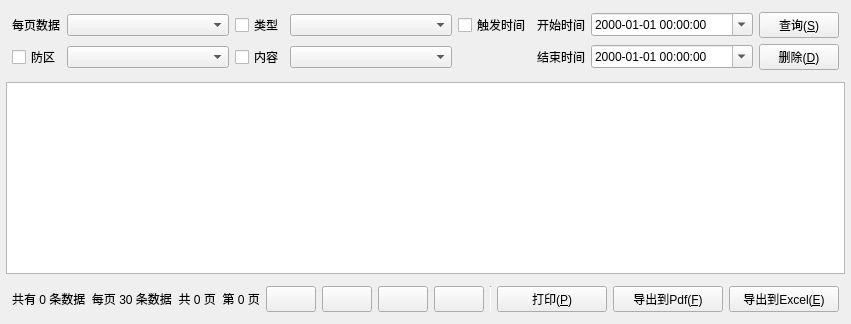
     <widget class="QWidget" name="page_data">
      <layout class="QVBoxLayout" name="verticalLayout_8">
       <property name="leftMargin">
        <number>6</number>
       </property>
       <property name="topMargin">
        <number>6</number>
       </property>
       <property name="rightMargin">
        <number>6</number>
       </property>
       <property name="bottomMargin">
        <number>6</number>
       </property>
       <item>
        <widget class="QFrame" name="gboxTop">
         <property name="styleSheet">
          <string notr="true"/>
         </property>
         <layout class="QGridLayout" name="gridLayout_2">
          <property name="leftMargin">
           <number>6</number>
          </property>
          <property name="topMargin">
           <number>6</number>
          </property>
          <property name="rightMargin">
           <number>6</number>
          </property>
          <property name="bottomMargin">
           <number>6</number>
          </property>
          <item row="0" column="1">
           <widget class="QComboBox" name="cboxPageCount">
            <property name="sizePolicy">
             <sizepolicy hsizetype="Expanding" vsizetype="Fixed">
              <horstretch>0</horstretch>
              <verstretch>0</verstretch>
             </sizepolicy>
            </property>
           </widget>
          </item>
          <item row="0" column="6">
           <widget class="QDateTimeEdit" name="dateStart">
            <property name="sizePolicy">
             <sizepolicy hsizetype="Expanding" vsizetype="Fixed">
              <horstretch>0</horstretch>
              <verstretch>0</verstretch>
             </sizepolicy>
            </property>
            <property name="styleSheet">
             <string notr="true"/>
            </property>
            <property name="displayFormat">
             <string>yyyy-MM-dd HH:mm:ss</string>
            </property>
            <property name="calendarPopup">
             <bool>true</bool>
            </property>
           </widget>
          </item>
          <item row="0" column="11">
           <widget class="QPushButton" name="btnSelect">
            <property name="minimumSize">
             <size>
              <width>80</width>
              <height>0</height>
             </size>
            </property>
            <property name="text">
             <string>查询(&amp;S)</string>
            </property>
            <property name="icon">
             <iconset resource="other/rc.qrc">
              <normaloff>:/image/btn_ok.png</normaloff>:/image/btn_ok.png</iconset>
            </property>
            <property name="iconSize">
             <size>
              <width>18</width>
              <height>18</height>
             </size>
            </property>
           </widget>
          </item>
          <item row="0" column="4">
           <widget class="QCheckBox" name="ckTime">
            <property name="sizePolicy">
             <sizepolicy hsizetype="Fixed" vsizetype="Fixed">
              <horstretch>0</horstretch>
              <verstretch>0</verstretch>
             </sizepolicy>
            </property>
            <property name="text">
             <string>触发时间</string>
            </property>
           </widget>
          </item>
          <item row="0" column="5">
           <widget class="QLabel" name="labTimeStart">
            <property name="text">
             <string>开始时间</string>
            </property>
           </widget>
          </item>
          <item row="1" column="6">
           <widget class="QDateTimeEdit" name="dateEnd">
            <property name="sizePolicy">
             <sizepolicy hsizetype="Expanding" vsizetype="Fixed">
              <horstretch>0</horstretch>
              <verstretch>0</verstretch>
             </sizepolicy>
            </property>
            <property name="displayFormat">
             <string>yyyy-MM-dd HH:mm:ss</string>
            </property>
            <property name="calendarPopup">
             <bool>true</bool>
            </property>
           </widget>
          </item>
          <item row="1" column="5">
           <widget class="QLabel" name="labTimeEnd">
            <property name="text">
             <string>结束时间</string>
            </property>
           </widget>
          </item>
          <item row="1" column="11">
           <widget class="QPushButton" name="btnDeleteData">
            <property name="minimumSize">
             <size>
              <width>80</width>
              <height>0</height>
             </size>
            </property>
            <property name="styleSheet">
             <string notr="true"/>
            </property>
            <property name="text">
             <string>删除(&amp;D)</string>
            </property>
            <property name="icon">
             <iconset resource="other/rc.qrc">
              <normaloff>:/image/btn_close.png</normaloff>:/image/btn_close.png</iconset>
            </property>
            <property name="iconSize">
             <size>
              <width>18</width>
              <height>18</height>
             </size>
            </property>
           </widget>
          </item>
          <item row="1" column="1">
           <widget class="QComboBox" name="cboxDefenceName">
            <property name="sizePolicy">
             <sizepolicy hsizetype="Expanding" vsizetype="Fixed">
              <horstretch>0</horstretch>
              <verstretch>0</verstretch>
             </sizepolicy>
            </property>
           </widget>
          </item>
          <item row="1" column="0">
           <widget class="QCheckBox" name="ckDefenceName">
            <property name="text">
             <string>防区</string>
            </property>
           </widget>
          </item>
          <item row="0" column="2">
           <widget class="QCheckBox" name="ckType">
            <property name="sizePolicy">
             <sizepolicy hsizetype="Fixed" vsizetype="Fixed">
              <horstretch>0</horstretch>
              <verstretch>0</verstretch>
             </sizepolicy>
            </property>
            <property name="text">
             <string>类型</string>
            </property>
           </widget>
          </item>
          <item row="0" column="0">
           <widget class="QLabel" name="labPageCount">
            <property name="text">
             <string>每页数据</string>
            </property>
           </widget>
          </item>
          <item row="0" column="3">
           <widget class="QComboBox" name="cboxType">
            <property name="sizePolicy">
             <sizepolicy hsizetype="Expanding" vsizetype="Fixed">
              <horstretch>0</horstretch>
              <verstretch>0</verstretch>
             </sizepolicy>
            </property>
           </widget>
          </item>
          <item row="1" column="2">
           <widget class="QCheckBox" name="ckContent">
            <property name="sizePolicy">
             <sizepolicy hsizetype="Fixed" vsizetype="Fixed">
              <horstretch>0</horstretch>
              <verstretch>0</verstretch>
             </sizepolicy>
            </property>
            <property name="text">
             <string>内容</string>
            </property>
           </widget>
          </item>
          <item row="1" column="3">
           <widget class="QComboBox" name="cboxContent">
            <property name="sizePolicy">
             <sizepolicy hsizetype="Expanding" vsizetype="Fixed">
              <horstretch>0</horstretch>
              <verstretch>0</verstretch>
             </sizepolicy>
            </property>
           </widget>
          </item>
         </layout>
        </widget>
       </item>
       <item>
        <widget class="QTableView" name="tableMain"/>
       </item>
       <item>
        <widget class="QFrame" name="gboxBottom">
         <property name="sizePolicy">
          <sizepolicy hsizetype="Preferred" vsizetype="Fixed">
           <horstretch>0</horstretch>
           <verstretch>0</verstretch>
          </sizepolicy>
         </property>
         <layout class="QHBoxLayout" name="horizontalLayout_3">
          <property name="leftMargin">
           <number>6</number>
          </property>
          <property name="topMargin">
           <number>6</number>
          </property>
          <property name="rightMargin">
           <number>6</number>
          </property>
          <property name="bottomMargin">
           <number>6</number>
          </property>
          <item>
           <widget class="QLabel" name="labInfo">
            <property name="sizePolicy">
             <sizepolicy hsizetype="Expanding" vsizetype="Preferred">
              <horstretch>0</horstretch>
              <verstretch>0</verstretch>
             </sizepolicy>
            </property>
            <property name="styleSheet">
             <string notr="true"/>
            </property>
            <property name="text">
             <string>共有 0 条数据  每页 30 条数据  共 0 页  第 0 页</string>
            </property>
           </widget>
          </item>
          <item>
           <widget class="QPushButton" name="btnFirst">
            <property name="sizePolicy">
             <sizepolicy hsizetype="Minimum" vsizetype="Minimum">
              <horstretch>0</horstretch>
              <verstretch>0</verstretch>
             </sizepolicy>
            </property>
            <property name="minimumSize">
             <size>
              <width>50</width>
              <height>25</height>
             </size>
            </property>
            <property name="toolTip">
             <string>第一页</string>
            </property>
            <property name="iconSize">
             <size>
              <width>18</width>
              <height>18</height>
             </size>
            </property>
           </widget>
          </item>
          <item>
           <widget class="QPushButton" name="btnPre">
            <property name="sizePolicy">
             <sizepolicy hsizetype="Minimum" vsizetype="Minimum">
              <horstretch>0</horstretch>
              <verstretch>0</verstretch>
             </sizepolicy>
            </property>
            <property name="minimumSize">
             <size>
              <width>50</width>
              <height>25</height>
             </size>
            </property>
            <property name="toolTip">
             <string>上一页</string>
            </property>
            <property name="iconSize">
             <size>
              <width>18</width>
              <height>18</height>
             </size>
            </property>
           </widget>
          </item>
          <item>
           <widget class="QPushButton" name="btnNext">
            <property name="sizePolicy">
             <sizepolicy hsizetype="Minimum" vsizetype="Minimum">
              <horstretch>0</horstretch>
              <verstretch>0</verstretch>
             </sizepolicy>
            </property>
            <property name="minimumSize">
             <size>
              <width>50</width>
              <height>25</height>
             </size>
            </property>
            <property name="toolTip">
             <string>下一页</string>
            </property>
            <property name="iconSize">
             <size>
              <width>18</width>
              <height>18</height>
             </size>
            </property>
           </widget>
          </item>
          <item>
           <widget class="QPushButton" name="btnLast">
            <property name="sizePolicy">
             <sizepolicy hsizetype="Minimum" vsizetype="Minimum">
              <horstretch>0</horstretch>
              <verstretch>0</verstretch>
             </sizepolicy>
            </property>
            <property name="minimumSize">
             <size>
              <width>50</width>
              <height>25</height>
             </size>
            </property>
            <property name="toolTip">
             <string>末一页</string>
            </property>
            <property name="iconSize">
             <size>
              <width>18</width>
              <height>18</height>
             </size>
            </property>
           </widget>
          </item>
          <item>
           <widget class="Line" name="line">
            <property name="minimumSize">
             <size>
              <width>1</width>
              <height>0</height>
             </size>
            </property>
            <property name="maximumSize">
             <size>
              <width>1</width>
              <height>16777215</height>
             </size>
            </property>
            <property name="orientation">
             <enum>Qt::Vertical</enum>
            </property>
           </widget>
          </item>
          <item>
           <widget class="QPushButton" name="btnPrint">
            <property name="minimumSize">
             <size>
              <width>110</width>
              <height>0</height>
             </size>
            </property>
            <property name="text">
             <string>打印(&amp;P)</string>
            </property>
            <property name="icon">
             <iconset resource="other/rc.qrc">
              <normaloff>:/image/btn_print.png</normaloff>:/image/btn_print.png</iconset>
            </property>
            <property name="iconSize">
             <size>
              <width>18</width>
              <height>18</height>
             </size>
            </property>
           </widget>
          </item>
          <item>
           <widget class="QPushButton" name="btnPdf">
            <property name="minimumSize">
             <size>
              <width>110</width>
              <height>0</height>
             </size>
            </property>
            <property name="text">
             <string>导出到Pdf(&amp;F)</string>
            </property>
            <property name="icon">
             <iconset resource="other/rc.qrc">
              <normaloff>:/image/btn_pdf.png</normaloff>:/image/btn_pdf.png</iconset>
            </property>
            <property name="iconSize">
             <size>
              <width>18</width>
              <height>18</height>
             </size>
            </property>
           </widget>
          </item>
          <item>
           <widget class="QPushButton" name="btnExcel">
            <property name="minimumSize">
             <size>
              <width>110</width>
              <height>0</height>
             </size>
            </property>
            <property name="text">
             <string>导出到Excel(&amp;E)</string>
            </property>
            <property name="icon">
             <iconset resource="other/rc.qrc">
              <normaloff>:/image/btn_excel.png</normaloff>:/image/btn_excel.png</iconset>
            </property>
            <property name="iconSize">
             <size>
              <width>18</width>
              <height>18</height>
             </size>
            </property>
           </widget>
          </item>
         </layout>
        </widget>
       </item>
      </layout>
     </widget>
